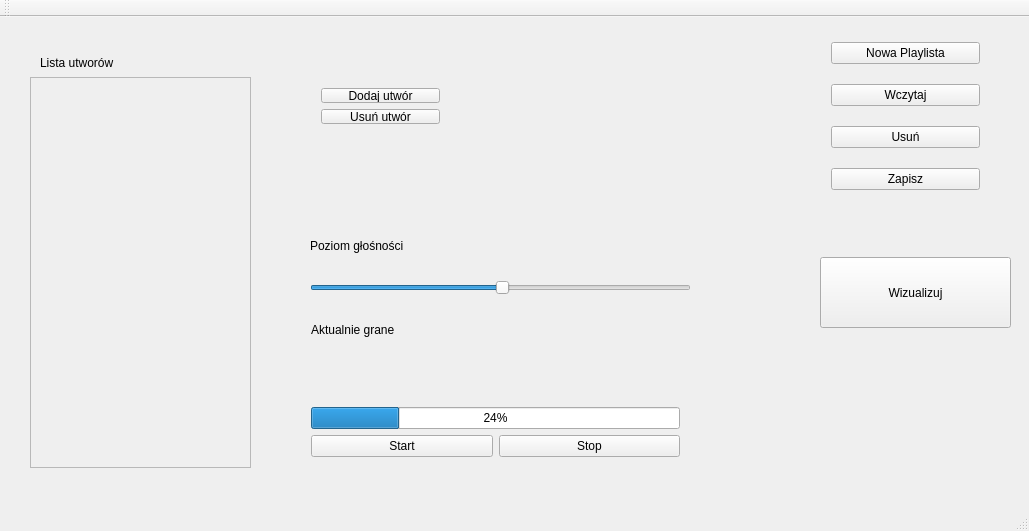
<?xml version="1.0" encoding="UTF-8"?>
<ui version="4.0">
 <class>MainWindow</class>
 <widget class="QMainWindow" name="MainWindow">
  <property name="geometry">
   <rect>
    <x>0</x>
    <y>0</y>
    <width>1029</width>
    <height>531</height>
   </rect>
  </property>
  <property name="windowTitle">
   <string>MainWindow</string>
  </property>
  <widget class="QWidget" name="centralWidget">
   <widget class="QLabel" name="label">
    <property name="geometry">
     <rect>
      <x>40</x>
      <y>30</y>
      <width>181</width>
      <height>31</height>
     </rect>
    </property>
    <property name="text">
     <string>Lista utworów</string>
    </property>
   </widget>
   <widget class="QScrollArea" name="scrollArea">
    <property name="geometry">
     <rect>
      <x>30</x>
      <y>60</y>
      <width>221</width>
      <height>391</height>
     </rect>
    </property>
    <property name="widgetResizable">
     <bool>true</bool>
    </property>
    <widget class="QWidget" name="scrollAreaWidgetContents">
     <property name="geometry">
      <rect>
       <x>0</x>
       <y>0</y>
       <width>219</width>
       <height>389</height>
      </rect>
     </property>
    </widget>
   </widget>
   <widget class="QSlider" name="sliderLevelVolume">
    <property name="geometry">
     <rect>
      <x>310</x>
      <y>260</y>
      <width>381</width>
      <height>21</height>
     </rect>
    </property>
    <property name="value">
     <number>50</number>
    </property>
    <property name="orientation">
     <enum>Qt::Horizontal</enum>
    </property>
   </widget>
   <widget class="QLabel" name="label_2">
    <property name="geometry">
     <rect>
      <x>310</x>
      <y>220</y>
      <width>201</width>
      <height>17</height>
     </rect>
    </property>
    <property name="text">
     <string>Poziom głośności</string>
    </property>
   </widget>
   <widget class="QWidget" name="layoutWidget">
    <property name="geometry">
     <rect>
      <x>310</x>
      <y>60</y>
      <width>141</width>
      <height>58</height>
     </rect>
    </property>
    <layout class="QVBoxLayout" name="verticalLayout">
     <item>
      <widget class="QPushButton" name="pbAddSong">
       <property name="text">
        <string>Dodaj utwór</string>
       </property>
      </widget>
     </item>
     <item>
      <widget class="QPushButton" name="pbDeleteSong">
       <property name="text">
        <string>Usuń utwór</string>
       </property>
      </widget>
     </item>
    </layout>
   </widget>
   <widget class="QPushButton" name="pbVisualization">
    <property name="geometry">
     <rect>
      <x>820</x>
      <y>240</y>
      <width>191</width>
      <height>71</height>
     </rect>
    </property>
    <property name="text">
     <string>Wizualizuj</string>
    </property>
   </widget>
   <widget class="QWidget" name="">
    <property name="geometry">
     <rect>
      <x>300</x>
      <y>280</y>
      <width>391</width>
      <height>171</height>
     </rect>
    </property>
    <layout class="QVBoxLayout" name="verticalLayout_2">
     <item>
      <widget class="QLabel" name="label_4">
       <property name="text">
        <string>Aktualnie grane</string>
       </property>
      </widget>
     </item>
     <item>
      <widget class="QLabel" name="labelNowPlaySong">
       <property name="text">
        <string/>
       </property>
      </widget>
     </item>
     <item>
      <widget class="QProgressBar" name="progressBar">
       <property name="value">
        <number>24</number>
       </property>
      </widget>
     </item>
     <item>
      <layout class="QHBoxLayout" name="horizontalLayout">
       <item>
        <widget class="QPushButton" name="pbPlayMusic">
         <property name="text">
          <string>Start</string>
         </property>
        </widget>
       </item>
       <item>
        <widget class="QPushButton" name="pbStopMusic">
         <property name="text">
          <string>Stop</string>
         </property>
        </widget>
       </item>
      </layout>
     </item>
    </layout>
   </widget>
   <widget class="QWidget" name="">
    <property name="geometry">
     <rect>
      <x>820</x>
      <y>0</y>
      <width>171</width>
      <height>201</height>
     </rect>
    </property>
    <layout class="QVBoxLayout" name="verticalLayout_3">
     <item>
      <widget class="QPushButton" name="pbNewPlaylist">
       <property name="text">
        <string>Nowa Playlista</string>
       </property>
      </widget>
     </item>
     <item>
      <widget class="QPushButton" name="pbLoadPlaylist">
       <property name="text">
        <string>Wczytaj</string>
       </property>
      </widget>
     </item>
     <item>
      <widget class="QPushButton" name="pbDeletePlaylist">
       <property name="text">
        <string>Usuń</string>
       </property>
      </widget>
     </item>
     <item>
      <widget class="QPushButton" name="pbSavePlaylist">
       <property name="text">
        <string>Zapisz</string>
       </property>
      </widget>
     </item>
    </layout>
   </widget>
  </widget>
  <widget class="QMenuBar" name="menuBar">
   <property name="geometry">
    <rect>
     <x>0</x>
     <y>0</y>
     <width>1029</width>
     <height>22</height>
    </rect>
   </property>
  </widget>
  <widget class="QToolBar" name="mainToolBar">
   <attribute name="toolBarArea">
    <enum>TopToolBarArea</enum>
   </attribute>
   <attribute name="toolBarBreak">
    <bool>false</bool>
   </attribute>
  </widget>
  <widget class="QStatusBar" name="statusBar"/>
 </widget>
 <layoutdefault spacing="6" margin="11"/>
 <resources/>
 <connections/>
</ui>
